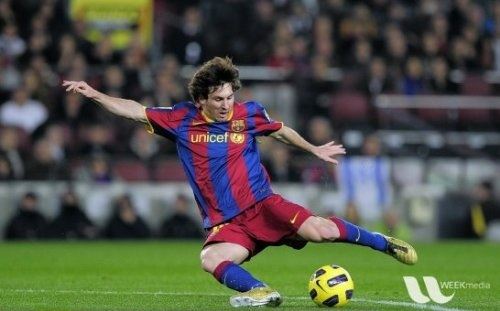
#> input picture images/input/messi6.jpg, 500 x 311 px, given in place of opencv_logo.jpg, which was not available
$ python brute-force_matching.py
#> lines starting #> are read from the running program, lines starting #| are printed output that depends on the picture; pictures that were not available may be replaced by others from this repository, and a replacement may not be noted
#!/usr/bin/env python3
# -*- coding: utf-8 -*-
"""
Created on Wed Apr 25 20:02:51 2018

@author: osboxes
"""

# Example of Brute Force matching base on ORB Algorithm
#Modify Author : Waheed Rafiq R&D student Birmingham City University UK
#Original author : OpenCV.org
#Date Updated : 21/04/2016 : 13:45

import cv2
from matplotlib import pyplot as plt

img1 = cv2.imread('images/input/opencv_logo.jpg',0)          # queryImage
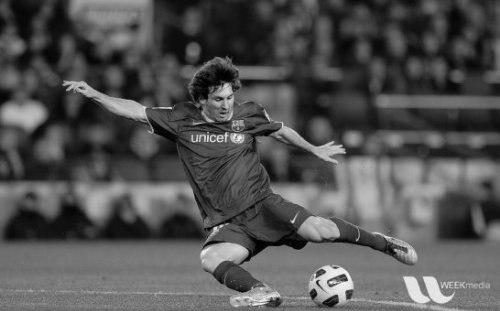
#> img1: shape (311, 500); min 0, max 249, mean 82.6
img2 = cv2.imread('images/input/opencv_logo1.jpg',0) # trainImage
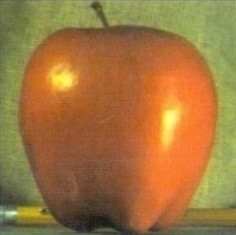
#> input picture images/input/apple.jpg, 236 x 235 px, given in place of opencv_logo1.jpg, which was not available
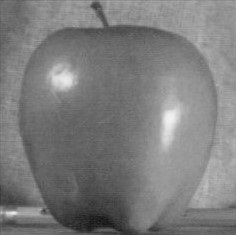
#> img2: shape (235, 236); min 19, max 240, mean 124.2

# Initiate ORB detector
orb = cv2.ORB_create()

# find the keypoints and descriptors with ORB
kp1, des1 = orb.detectAndCompute(img1,None)
#> kp1 = 500 keypoints; strongest (x, y, size): (324, 272, 31), (343, 274, 31), (215, 229, 31), (215, 227, 31)
kp2, des2 = orb.detectAndCompute(img2,None)
#> kp2 = 15 keypoints; strongest (x, y, size): (68, 83, 64.3), (71, 77, 64.3), (69, 83, 53.6), (166, 112, 64.3)

# create BFMatcher object
bf = cv2.BFMatcher(cv2.NORM_HAMMING, crossCheck=True)

# Match descriptors.
matches = bf.match(des1,des2)
#> matches = 5 matches

# Sort them in the order of their distance.
matches = sorted(matches, key = lambda x:x.distance)

# Draw first 10 matches.
img3 = cv2.drawMatches(img1,kp1,img2,kp2,matches ,None, flags=2)
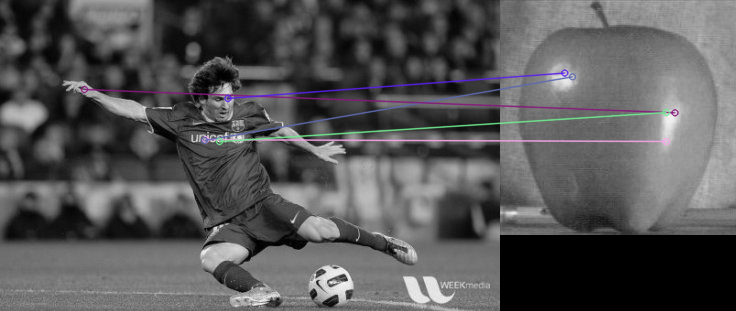
#> img3: shape (311, 736, 3); mean of channels 0, 1, 2 87.3, 86.4, 86.8; drawn as B, G, R

plt.imshow(img3),plt.show()
